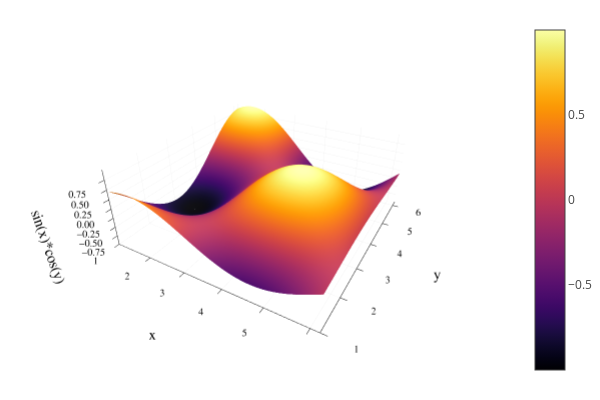

The code cell stored with this chart in its notebook:
### Markdown cell above
# Fancier plots

See one example below. Explore [more examples](http://docs.juliaplots.org/latest/generated/gr/) yourself if interested.

### Code cell
using Plots

plotly()

x = 1:0.1:2*π
y = 1:0.1:2*π

xx = transpose(repeat(x, 1, length(y)))
yy = repeat(y, 1, length(x))
zz = sin.(xx).*cos.(yy)
plot3d(xx,yy,zz, label=:none, st = :surface)
plot!(xlab="x", ylab="y", zlab="sin(x)*cos(y)")

### Figure 1 — Plotly figure (JSON) as saved in the notebook; plotly's stock layout.template omitted (floating-point values rounded to 4 significant figures; data arrays with more than 128 entries replaced by an {"elided": "..."} marker saying what was removed)
{"data": [{"colorbar": {"title": ""}, "colorscale": {"elided": "256x2 mixed values"}, "hoverinfo": "none", "name": "", "opacity": null, "scene": "scene", "showlegend": false, "showscale": true, "type": "surface", "x": {"elided": "53x53 float values"}, "xaxis": "x", "y": {"elided": "53x53 float values"}, "yaxis": "y", "z": {"elided": "53x53 float values"}, "zaxis": "z", "zmax": 0.9991, "zmin": -0.9987}], "layout": {"annotations": [], "height": 400, "legend": {"bgcolor": "rgba(255, 255, 255, 1.000)", "bordercolor": "rgba(0, 0, 0, 1.000)", "borderwidth": 1, "font": {"color": "rgba(0, 0, 0, 1.000)", "family": "sans-serif", "size": 11}, "title": {"font": {"color": "rgba(0, 0, 0, 1.000)", "family": "sans-serif", "size": 15}, "text": ""}, "tracegroupgap": 0, "traceorder": "normal", "x": 1, "xanchor": "auto", "y": 1, "yanchor": "auto"}, "margin": {"b": 20, "l": 0, "r": 0, "t": 20}, "paper_bgcolor": "rgba(255, 255, 255, 1.000)", "plot_bgcolor": "rgba(255, 255, 255, 1.000)", "scene": {"camera": {"eye": {"x": 1.126, "y": -1.95, "z": 1.3}}, "domain": {"x": [0.04684, 0.9934], "y": [0.07581, 0.9902]}, "xaxis": {"gridcolor": "rgba(0, 0, 0, 0.100)", "gridwidth": 0.5, "linecolor": "rgba(0, 0, 0, 1.000)", "mirror": false, "range": [1, 6.2], "showgrid": true, "showline": true, "showticklabels": true, "tickangle": 0, "tickcolor": "rgb(0, 0, 0)", "tickfont": {"color": "rgba(0, 0, 0, 1.000)", "family": "sans-serif", "size": 11}, "tickmode": "array", "ticks": "inside", "ticktext": ["1", "2", "3", "4", "5", "6"], "tickvals": [1, 2, 3, 4, 5, 6], "title": "x", "titlefont": {"color": "rgba(0, 0, 0, 1.000)", "family": "sans-serif", "size": 15}, "type": "-", "visible": true, "zeroline": false, "zerolinecolor": "rgba(0, 0, 0, 1.000)"}, "yaxis": {"gridcolor": "rgba(0, 0, 0, 0.100)", "gridwidth": 0.5, "linecolor": "rgba(0, 0, 0, 1.000)", "mirror": false, "range": [1, 6.2], "showgrid": true, "showline": true, "showticklabels": true, "tickangle": 0, "tickcolor": "rgb(0, 0, 0)", "tickfont": {"color": "rgba(0, 0, 0, 1.000)", "family": "sans-serif", "size": 11}, "tickmode": "array", "ticks": "inside", "ticktext": ["1", "2", "3", "4", "5", "6"], "tickvals": [1, 2, 3, 4, 5, 6], "title": "y", "titlefont": {"color": "rgba(0, 0, 0, 1.000)", "family": "sans-serif", "size": 15}, "type": "-", "visible": true, "zeroline": false, "zerolinecolor": "rgba(0, 0, 0, 1.000)"}, "zaxis": {"gridcolor": "rgba(0, 0, 0, 0.100)", "gridwidth": 0.5, "linecolor": "rgba(0, 0, 0, 1.000)", "mirror": false, "range": [-0.9987, 0.9991], "showgrid": true, "showline": true, "showticklabels": true, "tickangle": 0, "tickcolor": "rgb(0, 0, 0)", "tickfont": {"color": "rgba(0, 0, 0, 1.000)", "family": "sans-serif", "size": 11}, "tickmode": "array", "ticks": "inside", "ticktext": ["−0.75", "−0.50", "−0.25", "0.00", "0.25", "0.50", "0.75"], "tickvals": [-0.75, -0.5, -0.25, 0, 0.25, 0.5, 0.75], "title": "sin(x)*cos(y)", "titlefont": {"color": "rgba(0, 0, 0, 1.000)", "family": "sans-serif", "size": 15}, "type": "-", "visible": true, "zeroline": false, "zerolinecolor": "rgba(0, 0, 0, 1.000)"}}, "showlegend": true, "width": 600}}
